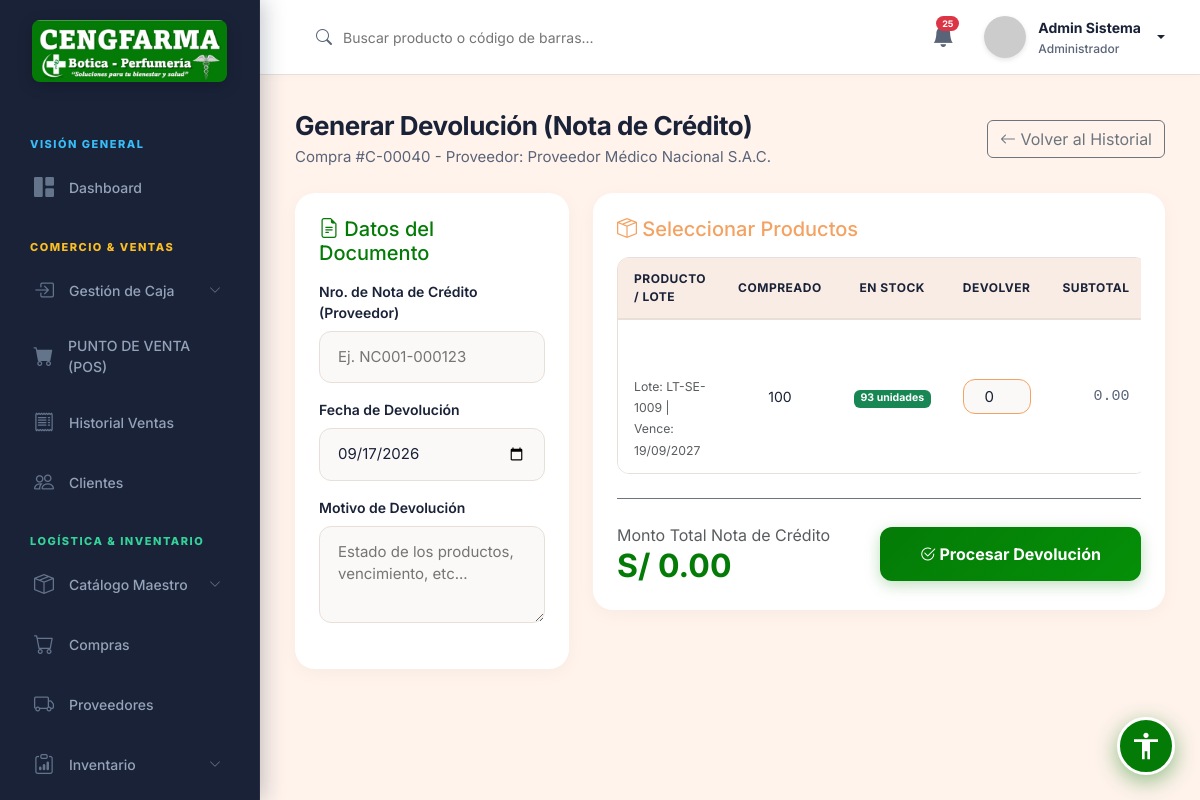
The page /public/compra/devolver/40 (signed in) on the database its author committed.
### tables this page shows
CREATE TABLE IF NOT EXISTS `configuracion` (
  `id` int NOT NULL AUTO_INCREMENT,
  `clave` varchar(50) NOT NULL,
  `valor` text,
  `descripcion` varchar(255) DEFAULT NULL,
  PRIMARY KEY (`id`),
  UNIQUE KEY `clave` (`clave`)
);

CREATE TABLE IF NOT EXISTS `compras` (
  `id` int NOT NULL AUTO_INCREMENT,
  `id_proveedor` int NOT NULL,
  `id_usuario` int NOT NULL,
  `tipo_comprobante` varchar(50) NOT NULL,
  `serie_comprobante` varchar(20) DEFAULT NULL,
  `num_comprobante` varchar(50) NOT NULL,
  `fecha_compra` date NOT NULL,
  `fecha_registro` timestamp NULL DEFAULT CURRENT_TIMESTAMP,
  `impuesto` decimal(10,2) DEFAULT '0.00',
  `total` decimal(12,2) NOT NULL DEFAULT '0.00',
  `estado` varchar(20) DEFAULT 'Completada',
  PRIMARY KEY (`id`),
  KEY `id_proveedor` (`id_proveedor`),
  KEY `id_usuario` (`id_usuario`),
  CONSTRAINT `compras_ibfk_1` FOREIGN KEY (`id_proveedor`) REFERENCES `proveedores` (`id`) ON DELETE RESTRICT,
  CONSTRAINT `compras_ibfk_2` FOREIGN KEY (`id_usuario`) REFERENCES `usuarios` (`id`) ON DELETE RESTRICT
);

CREATE TABLE IF NOT EXISTS `proveedores` (
  `id` int NOT NULL AUTO_INCREMENT,
  `ruc` varchar(20) NOT NULL,
  `razon_social` varchar(150) NOT NULL,
  `representante` varchar(150) DEFAULT NULL,
  `telefono` varchar(50) DEFAULT NULL,
  `direccion` varchar(255) DEFAULT NULL,
  `estado` tinyint(1) DEFAULT '1',
  PRIMARY KEY (`id`),
  UNIQUE KEY `ruc` (`ruc`)
);

CREATE TABLE IF NOT EXISTS `inventario_lotes` (
  `id` int NOT NULL AUTO_INCREMENT,
  `id_producto` int NOT NULL,
  `id_compra_detalle` int DEFAULT NULL,
  `codigo_lote` varchar(50) NOT NULL,
  `fecha_vencimiento` date NOT NULL,
  `cantidad_inicial` int NOT NULL,
  `cantidad_disponible` int NOT NULL,
  `estado` tinyint(1) DEFAULT '1',
  PRIMARY KEY (`id`),
  KEY `id_producto` (`id_producto`),
  KEY `id_compra_detalle` (`id_compra_detalle`),
  CONSTRAINT `inventario_lotes_ibfk_1` FOREIGN KEY (`id_producto`) REFERENCES `productos` (`id`) ON DELETE RESTRICT,
  CONSTRAINT `inventario_lotes_ibfk_2` FOREIGN KEY (`id_compra_detalle`) REFERENCES `compra_detalles` (`id`) ON DELETE CASCADE
);

CREATE TABLE IF NOT EXISTS `compra_detalles` (
  `id` int NOT NULL AUTO_INCREMENT,
  `id_compra` int NOT NULL,
  `id_producto` int NOT NULL,
  `cantidad` int NOT NULL,
  `precio_unitario` decimal(10,2) NOT NULL,
  `subtotal` decimal(12,2) NOT NULL,
  PRIMARY KEY (`id`),
  KEY `id_compra` (`id_compra`),
  KEY `id_producto` (`id_producto`),
  CONSTRAINT `compra_detalles_ibfk_1` FOREIGN KEY (`id_compra`) REFERENCES `compras` (`id`) ON DELETE CASCADE,
  CONSTRAINT `compra_detalles_ibfk_2` FOREIGN KEY (`id_producto`) REFERENCES `productos` (`id`) ON DELETE RESTRICT
);

### app/views/compras/devolucion.php (the view, shortened to what the rows shown need)
<div class="page-content">
    <div class="d-flex justify-content-between align-items-center mb-4">
        <div>
            <h1 class="page-title">Generar Devolución (Nota de Crédito)</h1>
            <div class="page-subtitle">Compra #C-<?php echo str_pad($data['compra']['id'], 5, '0', STR_PAD_LEFT); ?> - Proveedor: <?php echo htmlspecialchars($data['compra']['proveedor']); ?></div>
        </div>
        <a href="<?php echo BASE_URL; ?>compra/index" class="btn btn-outline-secondary">
            <i class="bi bi-arrow-left"></i> Volver al Historial
        </a>
    </div>
    <form action="<?php echo BASE_URL; ?>compra/save_devolucion" method="POST" id="formDevolucion">
        <div class="row g-4">
            <div class="col-md-4">
                <div class="card-metric h-100 p-4">
                    <h5 class="mb-3 text-accent"><i class="bi bi-file-earmark-text"></i> Datos del Documento</h5>
                    <div class="mb-3">
                        <label class="form-label">Nro. de Nota de Crédito (Proveedor)</label>
                        <input type="text" name="num_documento_prov" class="form-control-custom" placeholder="Ej. NC001-000123" required>
                    </div>
                    <div class="mb-3">
                        <label class="form-label">Fecha de Devolución</label>
                        <input type="date" name="fecha_devolucion" class="form-control-custom" value="<?php echo date('Y-m-d'); ?>" required>
                    </div>
                    <div class="mb-3">
                        <label class="form-label">Motivo de Devolución</label>
                        <textarea name="motivo" class="form-control-custom" rows="3" placeholder="Estado de los productos, vencimiento, etc..."></textarea>
                    </div>
                </div>
            </div>
            <div class="col-md-8">
                <div class="card-metric p-4">
                    <h5 class="mb-3 text-warning"><i class="bi bi-box-seam"></i> Seleccionar Productos</h5>
                    <div class="table-responsive">
                        <table class="table-custom">
                            <thead>
                                <tr>
                                    <th>Producto / Lote</th>
                                    <th class="text-center" width="100">Compreado</th>
                                    <th class="text-center" width="100">En Stock</th>
                                    <th class="text-center" width="120">Devolver</th>
                                    <th class="text-end" width="100">Subtotal</th>
                                </tr>
                            </thead>
                            <tbody>
                                <?php foreach($data['detalles'] as $i => $det): ?>
                                <tr>
                                    <td>
                                        <strong style="color:#fff;"><?php echo htmlspecialchars($det['nombre_comercial']); ?></strong><br>
                                        <small class="text-muted">Lote: <?php echo htmlspecialchars($det['codigo_lote']); ?> | Vence: <?php echo date('d/m/Y', strtotime($det['fecha_vencimiento'])); ?></small>
                                    </td>
                                    <td class="text-center"><?php echo $det['cantidad']; ?></td>
                                    <td class="text-center">
                                        <span class="badge <?php echo $det['stock_lote_actual'] > 0 ? 'bg-success' : 'bg-danger'; ?>">
                                            <?php echo $det['stock_lote_actual']; ?> unidades
                                        </span>
                                    </td>
                                    <td class="text-center">
                                        <input type="number" name="cantidad_dev[]" class="form-control-custom text-center row-qty"
                                               value="0" min="0" max="<?php echo min($det['cantidad'], $det['stock_lote_actual']); ?>"
                                               oninput="recalcularFila(this)" data-index="<?php echo $i; ?>"
                                               style="height:35px; border-color: var(--warning);">
                                    </td>
                                    <td class="text-end">
                                        <input type="text" name="subtotal_dev[]" class="form-control-custom border-0 bg-transparent text-end p-0 row-subtotal"
                                               value="0.00" readonly style="color:var(--text-secondary); font-family:monospace;">
                                    </td>
                                </tr>
                                <?php endforeach; ?>
                            </tbody>
                        </table>
                    </div>
                    <div class="mt-4 pt-4 border-top border-secondary d-flex justify-content-between align-items-center">
                        <div class="text-start">
                            <span class="text-muted d-block">Monto Total Nota de Crédito</span>
                            <h2 class="text-accent fw-bold mb-0" id="totalNC">S/ 0.00</h2>
                        </div>
                        <button type="button" class="btn-primary-custom" style="width:auto; padding: 15px 40px;" onclick="confirmarDevolucion()">
                            <i class="bi bi-check2-circle"></i> Procesar Devolución
                        </button>
                    </div>
                </div>
            </div>
        </div>
    </form>
</div>

### app/views/layouts/main.php (shortened to what the rows shown need)
<!DOCTYPE html>
<html lang="es">
<head>
    <link href="https://cdn.jsdelivr.net/npm/bootstrap@5.3.0/dist/css/bootstrap.min.css" rel="stylesheet">
    <link rel="stylesheet" href="https://cdn.jsdelivr.net/npm/bootstrap-icons@1.11.1/font/bootstrap-icons.css">
    <link rel="stylesheet" href="<?php echo BASE_URL; ?>css/style.css">
    <link rel="stylesheet" href="<?php echo BASE_URL; ?>css/accessibility.css">
</head>
<body>
<div id="wrapper">
    <aside id="sidebar">
        <?php
        require_once '../app/models/Configuracion.php';
        $_globalConfigModel = new Configuracion();
        $_globalLogo = $_globalConfigModel->get('logo');
        $configs     = $_globalConfigModel->getAll();
        require_once '../app/models/Inventario.php';
        $_globalInvModel = new Inventario();
        $_lotesVencer = $_globalInvModel->getLotesProximosVencer(90);
        $_stockBajo = $_globalInvModel->getProductosBajoStock(20);
        $_totalNotifs = count($_lotesVencer) + count($_stockBajo);
        $boticaName = $configs['nombre_botica']['valor'] ?? 'CENGFARMA';
        ?>
        <a href="<?php echo BASE_URL; ?>auth/index" class="sidebar-logo text-center d-block">
            <?php
            $effectiveLogo = !empty($_globalLogo) ? $_globalLogo : 'img/cengfarma_banner.png';
            $logoSrc = (strpos($effectiveLogo, 'http') === 0) ? $effectiveLogo : BASE_URL . $effectiveLogo;
            ?>
            <img src="<?php echo htmlspecialchars($logoSrc); ?>" alt="<?php echo htmlspecialchars($boticaName); ?>" style="max-height: 62px; max-width: 95%; object-fit: contain; border-radius: 8px; box-shadow: 0 4px 15px rgba(0,0,0,0.2);">
        </a>
        <ul class="sidebar-nav">
            <?php if($_SESSION['rol_id'] == 1): ?>
            <li class="nav-section-title" style="color: #38bdf8;">Visión General</li>
            <li class="nav-item">
                <a href="<?php echo BASE_URL; ?>dashboard/index" class="nav-link">
                    <i class="bi bi-grid-1x2-fill"></i> Dashboard
                </a>
            </li>
            <?php endif; ?>
            <li class="nav-section-title" style="color: #fbbf24;">Comercio & Ventas</li>
            <li class="nav-item">
                <a class="nav-link" data-bs-toggle="collapse" href="#menuCaja" role="button" aria-expanded="false" aria-controls="menuCaja">
                    <i class="bi bi-box-arrow-in-right"></i> Gestión de Caja
                    <i class="bi bi-chevron-down ms-auto" style="font-size:12px"></i>
                </a>
            </li>
            <li class="nav-item">
                <a href="<?php echo BASE_URL; ?>venta/pos" class="nav-link" id="nav-pos">
                    <i class="bi bi-cart-fill"></i> PUNTO DE VENTA (POS)
                </a>
            </li>
            <li class="nav-item">
                <a href="<?php echo BASE_URL; ?>venta/index" class="nav-link">
                    <i class="bi bi-receipt"></i> Historial Ventas
                </a>
            </li>
            <li class="nav-item">
                <a href="<?php echo BASE_URL; ?>cliente/index" class="nav-link">
                    <i class="bi bi-people"></i> Clientes
                </a>
            </li>
            <?php if(in_array($_SESSION['rol_id'], [1, 2, 4])): ?>
            <li class="nav-section-title" style="color: #34d399;">Logística & Inventario</li>
            <li class="nav-item">
                <a class="nav-link" data-bs-toggle="collapse" href="#menuProductos" role="button" aria-expanded="false" aria-controls="menuProductos">
                    <i class="bi bi-box-seam"></i> Catálogo Maestro
                    <i class="bi bi-chevron-down ms-auto" style="font-size:12px"></i>
                </a>
            </li>
            <li class="nav-item">
                <a href="<?php echo BASE_URL; ?>compra/index" class="nav-link">
                    <i class="bi bi-cart"></i> Compras
                </a>
            </li>
            <li class="nav-item">
                <a href="<?php echo BASE_URL; ?>proveedor/index" class="nav-link">
                    <i class="bi bi-truck"></i> Proveedores
                </a>
            </li>
            <li class="nav-item">
                <a class="nav-link" data-bs-toggle="collapse" href="#menuInventario" role="button" aria-expanded="false" aria-controls="menuInventario">
                    <i class="bi bi-clipboard-data"></i> Inventario
                    <i class="bi bi-chevron-down ms-auto" style="font-size:12px"></i>
                </a>
            </li>
            <?php endif; ?>
        </ul>
    </aside>
    <div id="content-wrapper">
        <header id="topbar">
            <div class="d-flex align-items-center gap-3">
                <form action="<?php echo BASE_URL; ?>producto/index" method="GET" class="search-box ms-2 d-none d-md-flex align-items-center mb-0">
                    <i class="bi bi-search"></i>
                    <input type="text" name="search" placeholder="Buscar producto o código de barras..." value="<?php echo htmlspecialchars($_GET['search'] ?? '', ENT_QUOTES, 'UTF-8'); ?>" style="border:none; outline:none; background:transparent; width: 100%; color: var(--text-primary);">
                </form>
            </div>
            <div class="topbar-actions">
                <a href="<?php echo BASE_URL; ?>notificacion/index" class="topbar-icon" style="text-decoration: none;">
                    <i class="bi bi-bell-fill"></i>
                    <?php if($_totalNotifs > 0): ?>
                    <span class="badge rounded-pill bg-danger"><?php echo $_totalNotifs; ?></span>
                    <?php endif; ?>
                </a>
                <div class="dropdown">
                    <div class="user-profile dropdown-toggle" data-bs-toggle="dropdown" aria-expanded="false" style="cursor: pointer;">
                        <img src="https://ui-avatars.com/api/?name=<?php echo urlencode($_SESSION['nombre'] ?? 'U'); ?>&background=00A896&color=fff&bold=true" alt="User Avatar">
                        <div class="user-info">
                            <span class="user-name"><?php echo htmlspecialchars($_SESSION['nombre'] ?? 'Administrador', ENT_QUOTES, 'UTF-8'); ?></span>
                            <span class="user-role">
                                <?php
                                $roles = [1 => 'Administrador', 2 => 'Farmacéutico', 3 => 'Cajero', 4 => 'Almacenero'];
                                echo $roles[$_SESSION['rol_id'] ?? 1];
                                ?>
                            </span>
                        </div>
                    </div>
                </div>
            </div>
        </header>
        <?php require_once '../app/views/' . $view . '.php'; ?>
    </div>
</div>
<?php require_once '../app/views/partials/accessibility_widget.php'; ?>
</body>
</html>

### rows shown on the page
configuracion: valor (picture)
compras: id "00040", id_proveedor.razon_social "Proveedor Médico Nacional S.A.C."
inventario_lotes: codigo_lote "LT-SE-1009", fecha_vencimiento "19/09/2027", id_compra_detalle.cantidad "100", cantidad_disponible "93", value "0"

### other values the page prints
$_totalNotifs "25"
$_SESSION['nombre'] "Admin Sistema"
$roles[$_SESSION['rol_id'] ?? 1] "Administrador"
